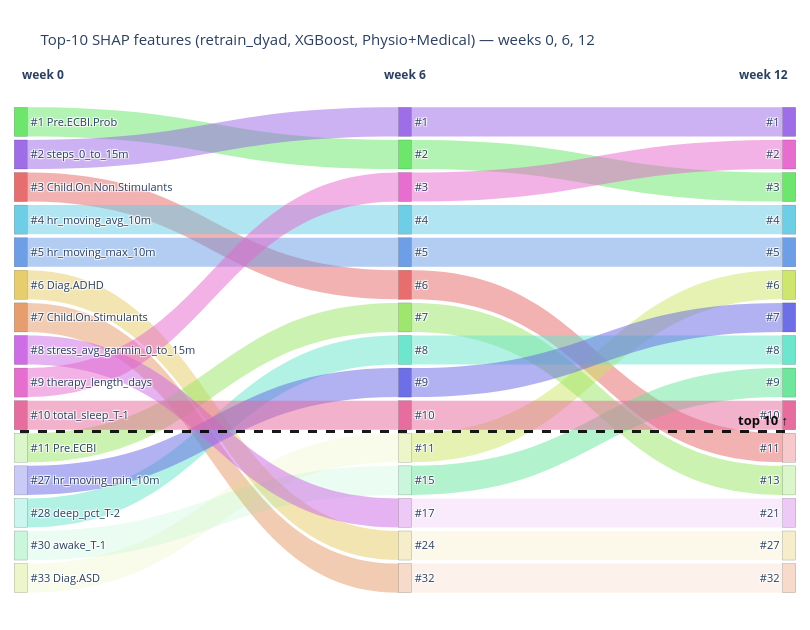

Notebook code for this chart:
### Code cell
# Coarser view: start / mid / end of the studied window.
fig_coarse_med = feature_sankey(
    [0, 6, 12],
    importance_by_week_med,
    title="Top-10 SHAP features (retrain_dyad, XGBoost, Physio+Medical) — weeks 0, 6, 12",
)
fig_coarse_med.show()

### Figure 1 — Plotly figure (JSON) as saved in the notebook; plotly's stock layout.template omitted (floating-point values rounded to 4 significant figures)
{"data": [{"arrangement": "fixed", "link": {"color": ["rgba(229,103,103,0.5)", "rgba(229,153,103,0.5)", "rgba(229,204,103,0.5)", "rgba(204,229,103,0.13)", "rgba(153,229,103,0.5)", "rgba(103,229,103,0.5)", "rgba(103,229,153,0.13)", "rgba(103,229,204,0.5)", "rgba(103,204,229,0.5)", "rgba(103,153,229,0.5)", "rgba(103,103,229,0.5)", "rgba(153,103,229,0.5)", "rgba(204,103,229,0.5)", "rgba(229,103,204,0.5)", "rgba(229,103,153,0.5)", "rgba(229,103,103,0.5)", "rgba(229,153,103,0.13)", "rgba(229,204,103,0.13)", "rgba(204,229,103,0.5)", "rgba(153,229,103,0.5)", "rgba(103,229,103,0.5)", "rgba(103,229,153,0.5)", "rgba(103,229,204,0.5)", "rgba(103,204,229,0.5)", "rgba(103,153,229,0.5)", "rgba(103,103,229,0.5)", "rgba(153,103,229,0.5)", "rgba(204,103,229,0.13)", "rgba(229,103,204,0.5)", "rgba(229,103,153,0.5)"], "source": [2, 6, 5, 14, 10, 0, 13, 12, 3, 4, 11, 1, 7, 8, 9, 20, 29, 28, 25, 21, 16, 26, 22, 18, 19, 23, 15, 27, 17, 24], "target": [20, 29, 28, 25, 21, 16, 26, 22, 18, 19, 23, 15, 27, 17, 24, 40, 44, 43, 35, 41, 32, 38, 37, 33, 34, 36, 30, 42, 31, 39], "value": [1, 1, 1, 1, 1, 1, 1, 1, 1, 1, 1, 1, 1, 1, 1, 1, 1, 1, 1, 1, 1, 1, 1, 1, 1, 1, 1, 1, 1, 1]}, "node": {"color": ["rgba(103,229,103,0.95)", "rgba(153,103,229,0.95)", "rgba(229,103,103,0.95)", "rgba(103,204,229,0.95)", "rgba(103,153,229,0.95)", "rgba(229,204,103,0.95)", "rgba(229,153,103,0.95)", "rgba(204,103,229,0.95)", "rgba(229,103,204,0.95)", "rgba(229,103,153,0.95)", "rgba(153,229,103,0.35)", "rgba(103,103,229,0.35)", "rgba(103,229,204,0.35)", "rgba(103,229,153,0.35)", "rgba(204,229,103,0.35)", "rgba(153,103,229,0.95)", "rgba(103,229,103,0.95)", "rgba(229,103,204,0.95)", "rgba(103,204,229,0.95)", "rgba(103,153,229,0.95)", "rgba(229,103,103,0.95)", "rgba(153,229,103,0.95)", "rgba(103,229,204,0.95)", "rgba(103,103,229,0.95)", "rgba(229,103,153,0.95)", "rgba(204,229,103,0.35)", "rgba(103,229,153,0.35)", "rgba(204,103,229,0.35)", "rgba(229,204,103,0.35)", "rgba(229,153,103,0.35)", "rgba(153,103,229,0.95)", "rgba(229,103,204,0.95)", "rgba(103,229,103,0.95)", "rgba(103,204,229,0.95)", "rgba(103,153,229,0.95)", "rgba(204,229,103,0.95)", "rgba(103,103,229,0.95)", "rgba(103,229,204,0.95)", "rgba(103,229,153,0.95)", "rgba(229,103,153,0.95)", "rgba(229,103,103,0.35)", "rgba(153,229,103,0.35)", "rgba(204,103,229,0.35)", "rgba(229,204,103,0.35)", "rgba(229,153,103,0.35)"], "label": ["#1 Pre.ECBI.Prob", "#2 steps_0_to_15m", "#3 Child.On.Non.Stimulants", "#4 hr_moving_avg_10m", "#5 hr_moving_max_10m", "#6 Diag.ADHD", "#7 Child.On.Stimulants", "#8 stress_avg_garmin_0_to_15m", "#9 therapy_length_days", "#10 total_sleep_T-1", "#11 Pre.ECBI", "#27 hr_moving_min_10m", "#28 deep_pct_T-2", "#30 awake_T-1", "#33 Diag.ASD", "#1", "#2", "#3", "#4", "#5", "#6", "#7", "#8", "#9", "#10", "#11", "#15", "#17", "#24", "#32", "#1", "#2", "#3", "#4", "#5", "#6", "#7", "#8", "#9", "#10", "#11", "#13", "#21", "#27", "#32"], "line": {"color": "rgba(0,0,0,0.3)", "width": 0.5}, "pad": 6, "thickness": 13, "x": [0.001, 0.001, 0.001, 0.001, 0.001, 0.001, 0.001, 0.001, 0.001, 0.001, 0.001, 0.001, 0.001, 0.001, 0.001, 0.5, 0.5, 0.5, 0.5, 0.5, 0.5, 0.5, 0.5, 0.5, 0.5, 0.5, 0.5, 0.5, 0.5, 0.5, 0.999, 0.999, 0.999, 0.999, 0.999, 0.999, 0.999, 0.999, 0.999, 0.999, 0.999, 0.999, 0.999, 0.999, 0.999], "y": [0.06133, 0.124, 0.1867, 0.2493, 0.312, 0.3747, 0.4373, 0.5, 0.5627, 0.6253, 0.688, 0.7507, 0.8133, 0.876, 0.9387, 0.06133, 0.124, 0.1867, 0.2493, 0.312, 0.3747, 0.4373, 0.5, 0.5627, 0.6253, 0.688, 0.7507, 0.8133, 0.876, 0.9387, 0.06133, 0.124, 0.1867, 0.2493, 0.312, 0.3747, 0.4373, 0.5, 0.5627, 0.6253, 0.688, 0.7507, 0.8133, 0.876, 0.9387]}, "type": "sankey"}], "layout": {"annotations": [{"font": {"color": "rgba(0,0,0,0.95)", "size": 13}, "showarrow": false, "text": "<b>top 10 ↑</b>", "x": 1, "xanchor": "right", "xref": "paper", "y": 0.3433, "yanchor": "bottom", "yref": "paper"}, {"font": {"size": 12}, "showarrow": false, "text": "<b>week 0</b>", "x": 0, "xref": "paper", "y": 1.05, "yref": "paper"}, {"font": {"size": 12}, "showarrow": false, "text": "<b>week 6</b>", "x": 0.5, "xref": "paper", "y": 1.05, "yref": "paper"}, {"font": {"size": 12}, "showarrow": false, "text": "<b>week 12</b>", "x": 1, "xref": "paper", "y": 1.05, "yref": "paper"}], "font": {"size": 11}, "height": 630, "margin": {"b": 20, "l": 20, "r": 20, "t": 90}, "shapes": [{"line": {"color": "rgba(0,0,0,0.9)", "dash": "dash", "width": 3}, "type": "line", "x0": 0, "x1": 1, "xref": "paper", "y0": 0.3433, "y1": 0.3433, "yref": "paper"}], "title": {"text": "Top-10 SHAP features (retrain_dyad, XGBoost, Physio+Medical) — weeks 0, 6, 12"}, "width": 810}}
